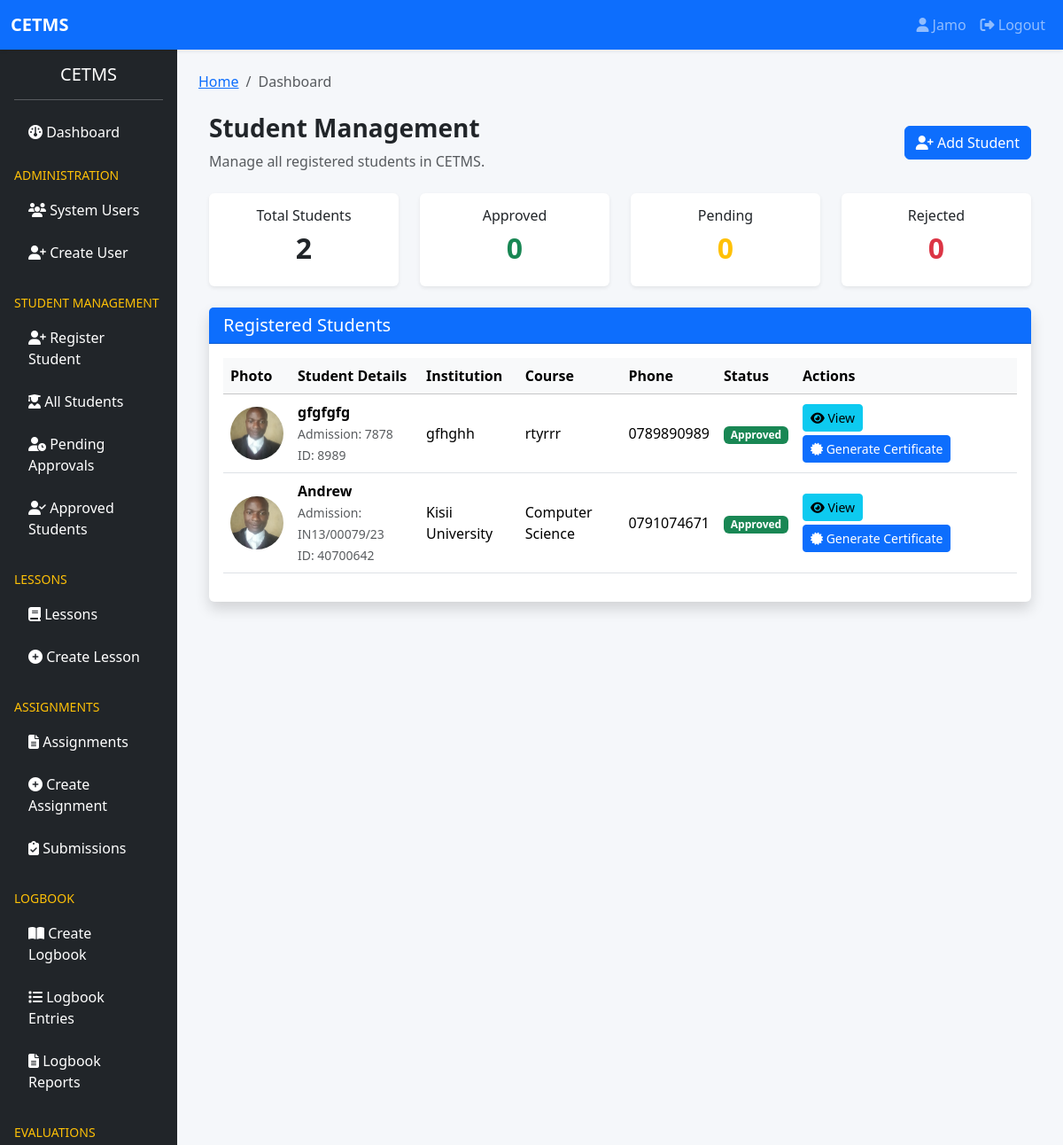
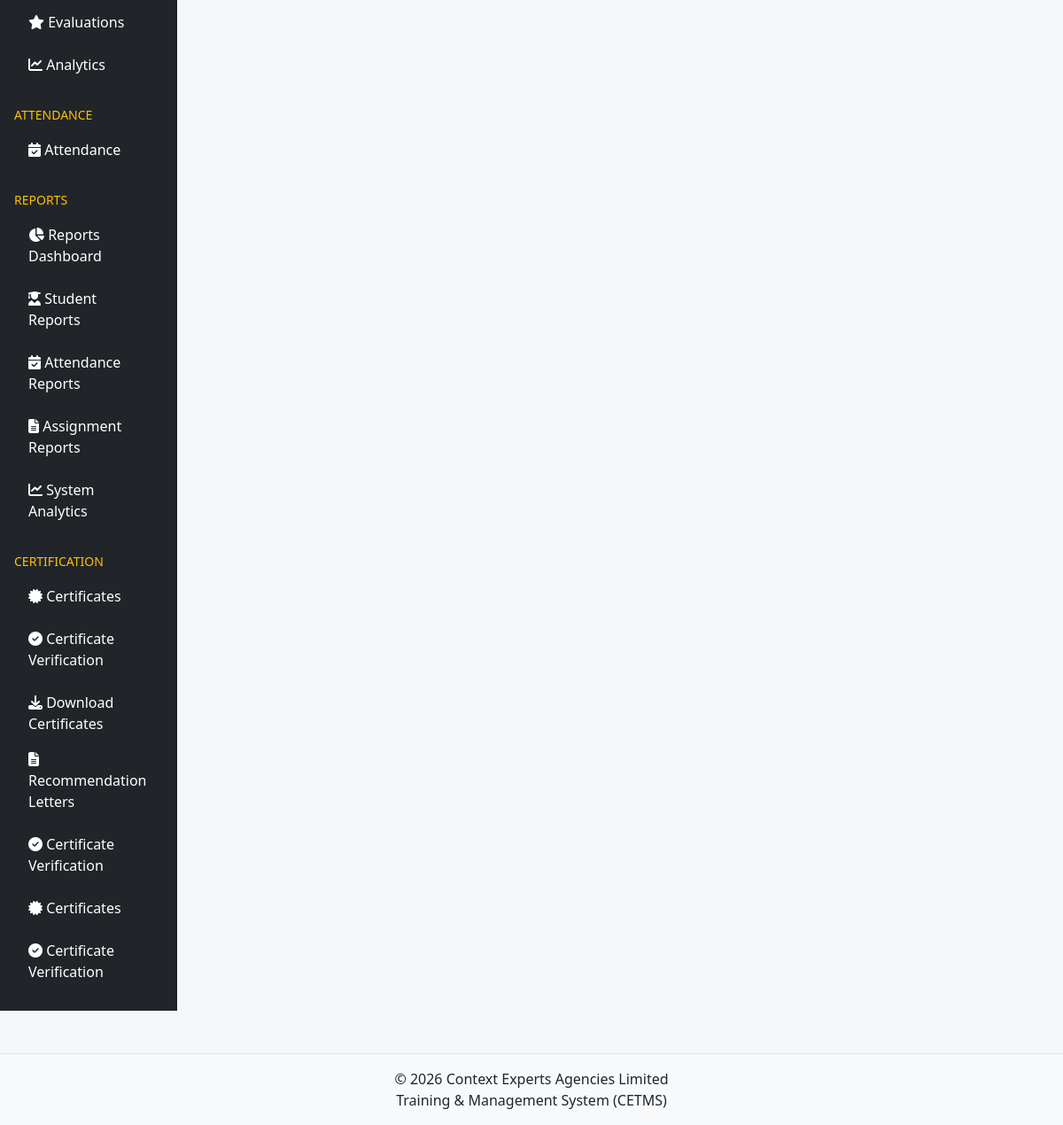
The app's page /students/list/ (signed in) with its own data (2 pictures, top to bottom).
### accounts/models.py (models this page shows, shortened)
class User(AbstractUser):
    ROLE_CHOICES = (
        ('SUPER_ADMIN', 'Super Admin'),
        ('TRAINER', 'Trainer'),
        ('STUDENT', 'Student'),
        ('FINANCE', 'Finance Officer'),
    )
    role = models.CharField(
        max_length=20,
        choices=ROLE_CHOICES,
        default='STUDENT'
    )
    phone_number = models.CharField(
        max_length=20,
        blank=True,
        null=True
    )
    profile_picture = models.ImageField(
        upload_to='profiles/',
        blank=True,
        null=True
    )
    is_verified = models.BooleanField(
        default=False
    )
    last_seen = models.DateTimeField(
        blank=True,
        null=True
    )
    failed_login_attempts = models.PositiveIntegerField(
        default=0
    )
    is_locked = models.BooleanField(
        default=False
    )
    created_at = models.DateTimeField(
        auto_now_add=True
    )
    updated_at = models.DateTimeField(
        auto_now=True
    )
    class Meta:
        ordering = ['-date_joined']
        verbose_name = "User"
        verbose_name_plural = "Users"

### students/models.py (models this page shows, shortened)
class Student(models.Model):
    TRAINING_MODE = (
        ('PHYSICAL', 'Physical'),
        ('ONLINE', 'Online'),
        ('HYBRID', 'Hybrid'),
    )
    SESSION = (
        ('MORNING', 'Morning'),
        ('EVENING', 'Evening'),
        ('WEEKEND', 'Weekend'),
    )
    STATUS = (
        ('PENDING', 'Pending Approval'),
        ('APPROVED', 'Approved'),
        ('REJECTED', 'Rejected'),
        ('COMPLETED', 'Completed'),
    )
    GENDER_CHOICES = (
        ('MALE', 'Male'),
        ('FEMALE', 'Female'),
        ('OTHER', 'Other'),
    )
    user = models.OneToOneField(
        settings.AUTH_USER_MODEL,
        on_delete=models.CASCADE,
        related_name='student_profile'
    )
    full_name = models.CharField(
        max_length=255
    )
    admission_number = models.CharField(
        max_length=100,
        unique=True
    )
    national_id = models.CharField(
        max_length=20,
        unique=True
    )
    gender = models.CharField(
        max_length=10,
        choices=GENDER_CHOICES
    )
    date_of_birth = models.DateField(
        null=True,
        blank=True
    )
    phone_number = models.CharField(
        max_length=20
    )
    email = models.EmailField()
    county = models.CharField(
        max_length=100,
        blank=True
    )
    sub_county = models.CharField(
        max_length=100,
        blank=True
    )
    physical_address = models.TextField(
        blank=True
    )
    institution = models.CharField(
        max_length=255
    )
    department = models.CharField(
        max_length=255,
        blank=True
    )
    course = models.CharField(
        max_length=255
    )
    specialization = models.CharField(
        max_length=255,
        blank=True
    )
    year_of_study = models.CharField(
        max_length=50,
        blank=True
    )
    duration = models.CharField(
        max_length=50
    )
    start_date = models.DateField()
    end_date = models.DateField()
    training_mode = models.CharField(
        max_length=20,
        choices=TRAINING_MODE
    )
    session = models.CharField(
        max_length=20,
        choices=SESSION
    )
    attachment_company = models.CharField(
        max_length=255,
        blank=True
    )
    attachment_supervisor = models.CharField(
        max_length=255,
        blank=True
    )
    supervisor_phone = models.CharField(
        max_length=20,
        blank=True
    )
    supervisor_email = models.EmailField(
        blank=True
    )
    emergency_contact_name = models.CharField(
        max_length=255,
        blank=True
    )
    emergency_contact_phone = models.CharField(
        max_length=20,
        blank=True
    )
    emergency_relationship = models.CharField(
        max_length=100,
        blank=True
    )
    passport_photo = models.ImageField(
        upload_to='students/passports/'
    )
    id_copy = models.ImageField(
        upload_to='students/ids/'
    )
    introduction_letter = models.FileField(
        upload_to='students/letters/'
    )
    status = models.CharField(
        max_length=20,
        choices=STATUS,
        default='PENDING'
    )
    approved_by = models.ForeignKey(
        settings.AUTH_USER_MODEL,
        on_delete=models.SET_NULL,
        null=True,
        blank=True,
        related_name='approved_students'
    )
    approved_at = models.DateTimeField(
        null=True,
        blank=True
    )
    created_at = models.DateTimeField(
        auto_now_add=True
    )
    updated_at = models.DateTimeField(
        auto_now=True
    )
    class Meta:
        ordering = ['-created_at']

### students/views.py (the view)
@login_required
def student_list(request):
    students = Student.objects.select_related(
        "user"
    ).all()
    return render(
        request,
        "student_list.html",
        {
            "students": students
        }
    )

### students/templates/student_list.html (shortened to what this page needs)
{% extends 'base.html' %}
{% block content %}
<div class="container-fluid mt-4">
    <div class="d-flex justify-content-between align-items-center mb-4">
        <div>
            <h3 class="fw-bold">
                Student Management
            </h3>
            <p class="text-muted mb-0">
                Manage all registered students in CETMS.
            </p>
        </div>
        {% if request.user.role == "SUPER_ADMIN" %}
        <a href="{% url 'students:register' %}"
           class="btn btn-primary">
            <i class="fa fa-user-plus"></i>
            Add Student
        </a>
        {% endif %}
    </div>
    <div class="row mb-4">
        <div class="col-md-3">
            <div class="card shadow-sm border-0">
                <div class="card-body text-center">
                    <h6>Total Students</h6>
                    <h2 class="fw-bold">
                        {{ students.count }}
                    </h2>
                </div>
            </div>
        </div>
        <div class="col-md-3">
            <div class="card shadow-sm border-0">
                <div class="card-body text-center">
                    <h6>Approved</h6>
                    <h2 class="text-success fw-bold">
                        {{ approved_count|default:"0" }}
                    </h2>
                </div>
            </div>
        </div>
        <div class="col-md-3">
            <div class="card shadow-sm border-0">
                <div class="card-body text-center">
                    <h6>Pending</h6>
                    <h2 class="text-warning fw-bold">
                        {{ pending_count|default:"0" }}
                    </h2>
                </div>
            </div>
        </div>
        <div class="col-md-3">
            <div class="card shadow-sm border-0">
                <div class="card-body text-center">
                    <h6>Rejected</h6>
                    <h2 class="text-danger fw-bold">
                        {{ rejected_count|default:"0" }}
                    </h2>
                </div>
            </div>
        </div>
    </div>
    <div class="card shadow border-0">
        <div class="card-header bg-primary text-white">
            <h5 class="mb-0">
                Registered Students
            </h5>
        </div>
        <div class="card-body">
            <div class="table-responsive">
                <table class="table table-hover align-middle">
                    <thead class="table-light">
                        <tr>
                            <th>Photo</th>
                            <th>Student Details</th>
                            <th>Institution</th>
                            <th>Course</th>
                            <th>Phone</th>
                            <th>Status</th>
                            <th width="250">Actions</th>
                        </tr>
                    </thead>
                    <tbody>
                        {% for student in students %}
                        <tr>
                            <td>
                                {% if student.passport_photo %}
                                    <img src="{{ student.passport_photo.url }}"
                                         class="rounded-circle"
                                         width="60"
                                         height="60"
                                         style="object-fit:cover;">
                                {% else %}
                                    <i class="fa fa-user-circle fa-3x text-secondary"></i>
                                {% endif %}
                            </td>
                            <td>
                                <strong>
                                    {{ student.full_name }}
                                </strong>
                                <br>
                                <small class="text-muted">
                                    Admission:
                                    {{ student.admission_number }}
                                </small>
                                <br>
                                <small class="text-muted">
                                    ID:
                                    {{ student.national_id }}
                                </small>
                            </td>
                            <td>
                                {{ student.institution }}
                            </td>
                            <td>
                                {{ student.course }}
                            </td>
                            <td>
                                {{ student.phone_number }}
                            </td>
                            <td>
                                {% if student.status == "APPROVED" %}
                                    <span class="badge bg-success">
                                        Approved
                                    </span>
                                {% elif student.status == "PENDING" %}
                                    <span class="badge bg-warning text-dark">
                                        Pending
                                    </span>
                                {% else %}
                                    <span class="badge bg-danger">
                                        Rejected
                                    </span>
                                {% endif %}
                            </td>
                            <td>
                                <div class="d-flex flex-wrap gap-1">
                                    <a href="{% url 'students:detail' student.id %}"
                                       class="btn btn-info btn-sm">
                                        <i class="fa fa-eye"></i>
                                        View
                                    </a>
                                    {% if request.user.role == "TRAINER" or request.user.role == "SUPER_ADMIN" %}
    {% if student.status == "APPROVED" %}
    <a href="{% url 'certificates:issue' student.user.id student.course %}"
       class="btn btn-primary btn-sm">
        <i class="fa fa-certificate"></i>
        Generate Certificate
    </a>
    {% endif %}
{% endif %}
                                </div>
                            </td>
                        </tr>
                        {% endfor %}
                    </tbody>
                </table>
            </div>
        </div>
    </div>
</div>
{% endblock %}

### templates/partials/navbar.html (shortened to what this page needs)
<nav class="navbar navbar-expand-lg navbar-dark bg-primary shadow-sm">
    <div class="container-fluid">
        <a class="navbar-brand fw-bold" href="#">
            CETMS
        </a>
        <div class="collapse navbar-collapse" id="navbarNav">
            <ul class="navbar-nav ms-auto">
                {% if user.is_authenticated %}
                    <li class="nav-item">
                        <a class="nav-link"
                           href="{% url 'accounts:profile' %}">
                            <i class="fa fa-user"></i>
                            {{ user.username }}
                        </a>
                    </li>
                    <li class="nav-item">
                        <a class="nav-link"
                           href="{% url 'accounts:logout' %}">
                            <i class="fa fa-sign-out-alt"></i>
                            Logout
                        </a>
                    </li>
                {% endif %}
            </ul>
        </div>
    </div>
</nav>

### static/css/style.css (style rules this page uses)
body { background:#f5f7fa; }
.card { border:none; }

### records on screen
User: username "Jamo"
Student: passport_photo (picture), full_name "gfgfgfg", admission_number "7878", national_id "8989", institution "gfhghh", course "rtyrrr", phone_number "0789890989", status "Approved"
Student: passport_photo (picture), full_name "Andrew", admission_number "IN13/00079/23", national_id "40700642", institution "Kisii University", course "Computer Science", phone_number "0791074671", status "Approved"

### other values on screen
{{ students.count }} "2"
{{ approved_count|default:"0" }} "0"
{{ pending_count|default:"0" }} "0"
{{ rejected_count|default:"0" }} "0"
